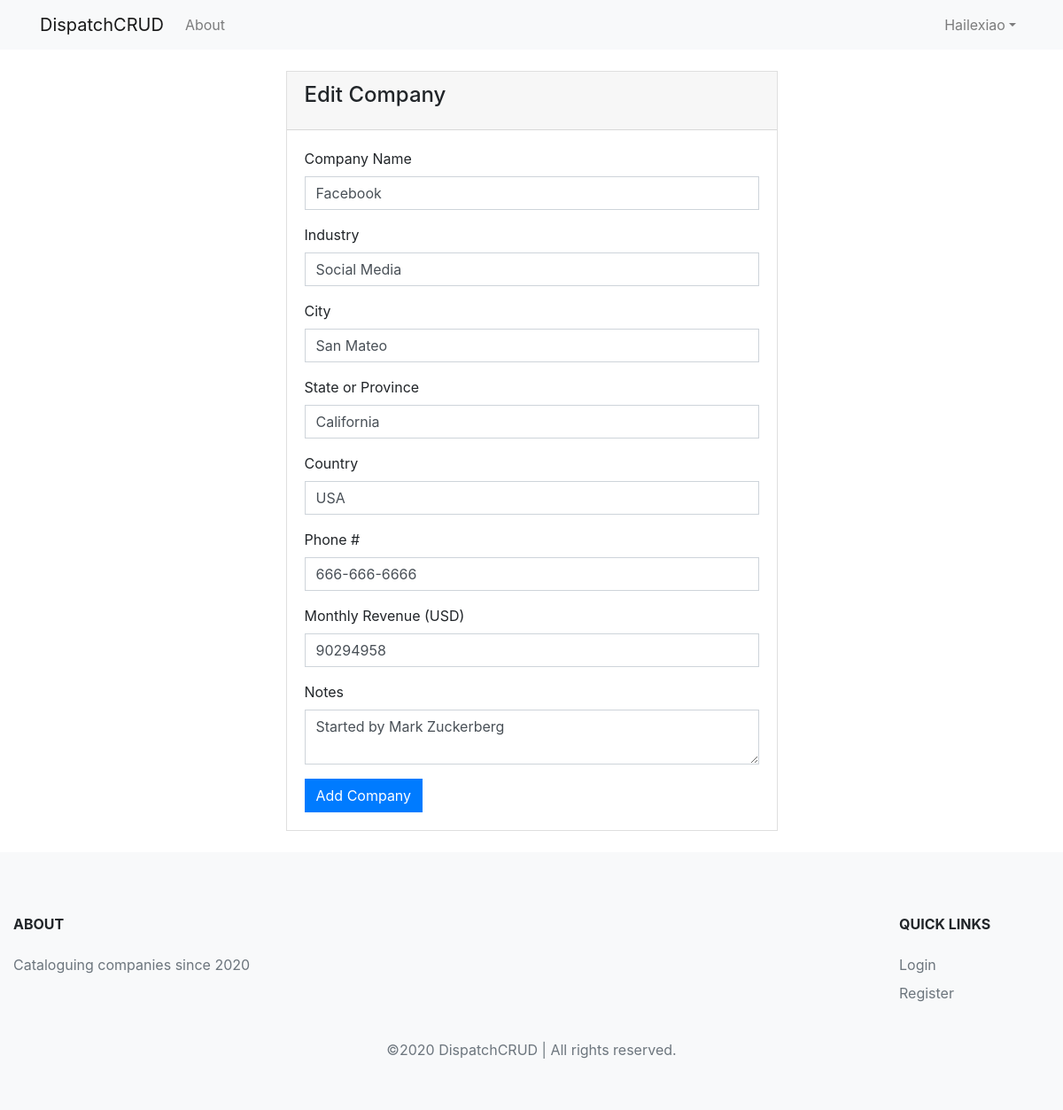
/company/1/edit (signed in), run on an earlier commit of the app's database.
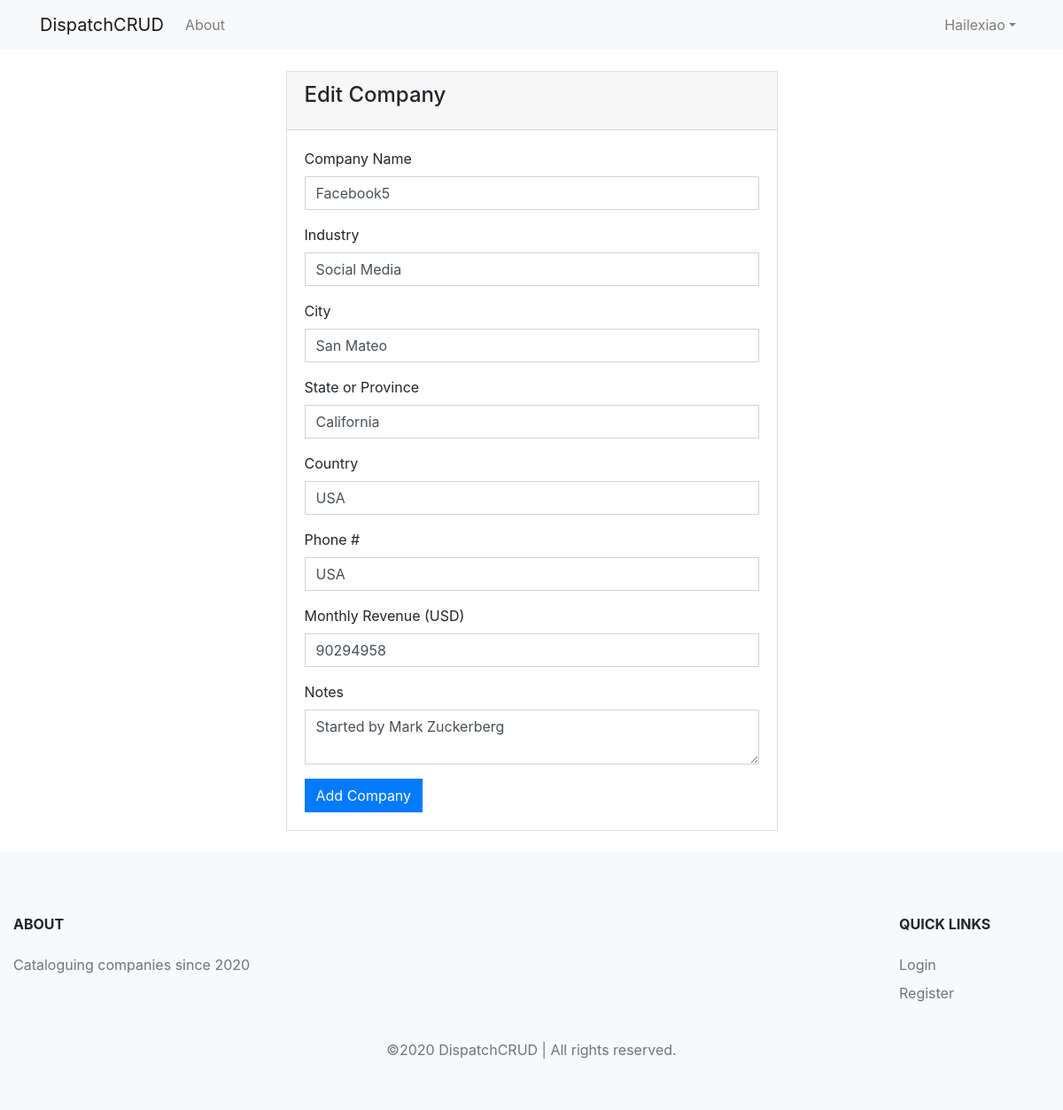
And on a later commit of the database.
### app/models.py (models this page shows)
class Company(db.Model):
    __tablename__ = "companies"
    id = Column(Integer, primary_key=True)
    industry = Column(String(128), index=True)
    name = Column(String(256), index=True, unique=True)
    city = Column(String(128), index=True)
    state = Column(String(128), index=True)
    country = Column(String(128), index=True)
    phone = Column(String(128), unique=True)
    revenue = Column(BigInteger, index=True)
    notes = Column(Text)
    created_at = Column(DateTime, default=datetime.now)

### app/views.py (the view, shortened to what this page needs)
@main_blueprint.route('/company/<int:id>/edit', methods=['GET', 'POST'])
@login_required
def edit_company(id):
    company = Company.query.get_or_404(id)
    form = CompanyForm(obj=company)
    print(f"id: {id}")
    if request.method == 'GET':
        return render_template(
            'add_company.html',
            add_company=False,
            company=company,
            form=form,
            title="Edit Company"
            )

### app/forms.py
class CompanyForm(FlaskForm):
    name = StringField('Company Name', validators=[DataRequired(), Length(1, 256)])
    industry = StringField('Industry', validators=[DataRequired(), Length(1, 128)])
    city = StringField('City', validators=[DataRequired(), Length(1, 128)])
    state = StringField('State or Province', validators=[DataRequired(), Length(1, 128)])
    country = StringField('Country', validators=[DataRequired(), Length(1, 128)])
    phone = StringField('Phone #', validators=[DataRequired(), Length(min=6)])
    revenue = IntegerField('Monthly Revenue (USD)', validators=[NumberRange(min=0)])
    notes = TextAreaField('Notes')
    submit = SubmitField('Add Company')

### app/templates/add_company.html (shortened to what this page needs)
{% extends 'base.html' %}
{% block content %}
<div class="container py-4">
  <div class="card w-50 mx-auto">
    <div class="card-header">
      <h4 class="card-title">{{ title }}</h4>
    </div>
    <div class="card-body">
        {% if add_company %}
        <form class="form" role="form" action="{{ url_for('main.add_company') }}" method="post">
        {% else %}
        <form class="form" role="form" action="{{ url_for('main.edit_company', id=company.id) }}" method="post">
        {% endif %}
            <div class="form-group">
            {{form.name.label}}
            {{form.name(class='form-control')}}
            </div>
            <div class="form-group">
            {{form.industry.label}}
            {{form.industry(class='form-control')}}
            </div>
            <div class="form-group">
            {{form.city.label}}
            {{form.city(class='form-control')}}
            </div>
            <div class="form-group">
            {{form.state.label}}
            {{form.state(class='form-control')}}
            </div>
            <div class="form-group">
            {{form.country.label}}
            {{form.country(class='form-control')}}
            </div>
            <div class="form-group">
            {{form.phone.label}}
            {{form.phone(class='form-control')}}
            </div>
            <div class="form-group">
            {{form.revenue.label}}
            {{form.revenue(class='form-control')}}
            </div>
            <div class="form-group">
            {{form.notes.label}}
            {{form.notes(class='form-control')}}
            </div>
            {{form.submit(class='btn btn-primary')}}
        </form>
    </div>
  </div>
</div>
{% endblock %}

What changed in the data, as far as the page shows it:
changed Company "Social Media": name "Facebook" → "Facebook5"; phone "666-666-6666" → "USA"
